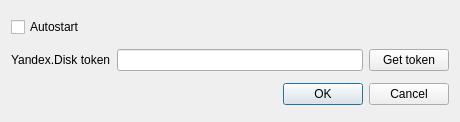
<?xml version="1.0" encoding="UTF-8"?>
<ui version="4.0">
 <class>GeneralSettings</class>
 <widget class="QDialog" name="GeneralSettings">
  <property name="geometry">
   <rect>
    <x>0</x>
    <y>0</y>
    <width>460</width>
    <height>122</height>
   </rect>
  </property>
  <property name="windowTitle">
   <string>Settings</string>
  </property>
  <layout class="QVBoxLayout" name="verticalLayout">
   <item>
    <widget class="QCheckBox" name="autoStartCheckBox">
     <property name="text">
      <string>Autostart</string>
     </property>
    </widget>
   </item>
   <item>
    <layout class="QHBoxLayout" name="horizontalLayout">
     <item>
      <widget class="QLabel" name="label">
       <property name="text">
        <string>Yandex.Disk token</string>
       </property>
      </widget>
     </item>
     <item>
      <widget class="QLineEdit" name="tokenLineEdit"/>
     </item>
     <item>
      <widget class="QPushButton" name="getTokenButton">
       <property name="text">
        <string>Get token</string>
       </property>
      </widget>
     </item>
    </layout>
   </item>
   <item>
    <widget class="QDialogButtonBox" name="buttonBox">
     <property name="orientation">
      <enum>Qt::Horizontal</enum>
     </property>
     <property name="standardButtons">
      <set>QDialogButtonBox::Cancel|QDialogButtonBox::Ok</set>
     </property>
    </widget>
   </item>
  </layout>
 </widget>
 <resources/>
 <connections>
  <connection>
   <sender>buttonBox</sender>
   <signal>accepted()</signal>
   <receiver>GeneralSettings</receiver>
   <slot>accept()</slot>
   <hints>
    <hint type="sourcelabel">
     <x>248</x>
     <y>254</y>
    </hint>
    <hint type="destinationlabel">
     <x>157</x>
     <y>274</y>
    </hint>
   </hints>
  </connection>
  <connection>
   <sender>buttonBox</sender>
   <signal>rejected()</signal>
   <receiver>GeneralSettings</receiver>
   <slot>reject()</slot>
   <hints>
    <hint type="sourcelabel">
     <x>316</x>
     <y>260</y>
    </hint>
    <hint type="destinationlabel">
     <x>286</x>
     <y>274</y>
    </hint>
   </hints>
  </connection>
 </connections>
</ui>
